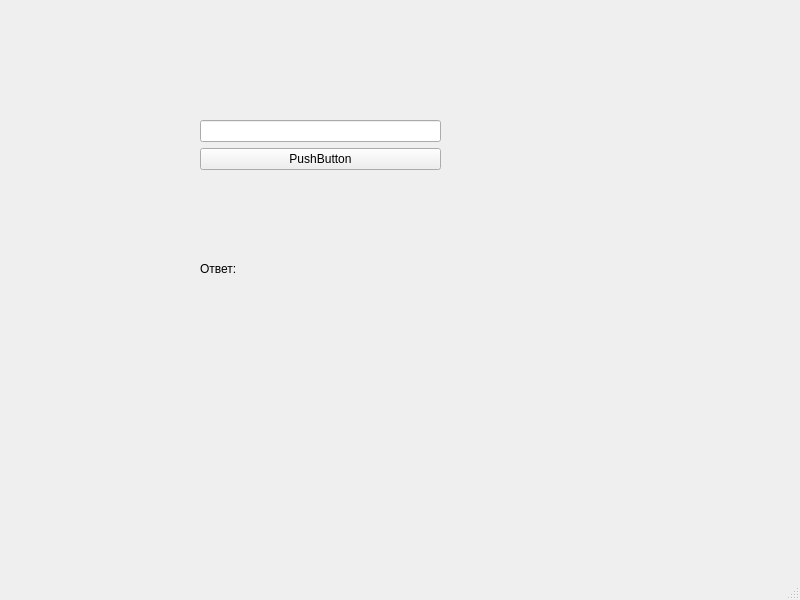
<?xml version="1.0" encoding="UTF-8"?>
<ui version="4.0">
 <class>MainWindow</class>
 <widget class="QMainWindow" name="MainWindow">
  <property name="geometry">
   <rect>
    <x>0</x>
    <y>0</y>
    <width>800</width>
    <height>600</height>
   </rect>
  </property>
  <property name="windowTitle">
   <string>MainWindow</string>
  </property>
  <widget class="QWidget" name="centralwidget">
   <widget class="QWidget" name="verticalLayoutWidget">
    <property name="geometry">
     <rect>
      <x>200</x>
      <y>120</y>
      <width>241</width>
      <height>241</height>
     </rect>
    </property>
    <layout class="QVBoxLayout" name="layout">
     <item>
      <widget class="QLineEdit" name="inputEdit"/>
     </item>
     <item>
      <widget class="QPushButton" name="calculateButton">
       <property name="text">
        <string>PushButton</string>
       </property>
      </widget>
     </item>
     <item>
      <widget class="QLabel" name="answer">
       <property name="text">
        <string>Ответ:</string>
       </property>
      </widget>
     </item>
    </layout>
   </widget>
  </widget>
  <widget class="QMenuBar" name="menubar">
   <property name="geometry">
    <rect>
     <x>0</x>
     <y>0</y>
     <width>800</width>
     <height>22</height>
    </rect>
   </property>
  </widget>
  <widget class="QStatusBar" name="statusbar"/>
 </widget>
 <resources/>
 <connections/>
</ui>
